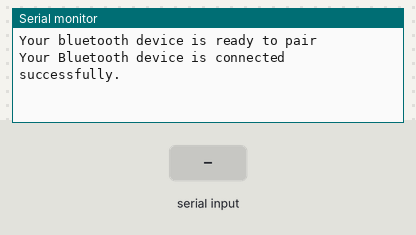
Bench run of a program on a simulated ESP32. On the bench: the last lines printed to the serial monitor. The test bench sets the inputs (shaded band). Nothing arrives over Bluetooth unless stated.

Above: at 1.2 s.
1.3 s: "1\n" received over Serial
At 2.5 s:
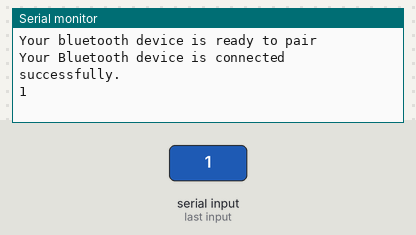
2.8 s: "0\n" received over Serial
At 3.8 s:
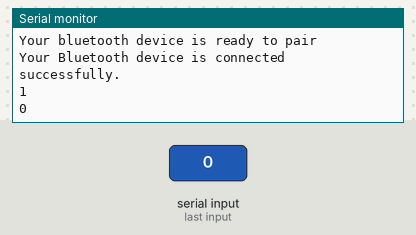

The program:

main.cpp
```cpp
#include <Arduino.h>
#include <BluetoothSerial.h>
#define pinLED 2
BluetoothSerial SerialBT;

void setup() {
  Serial.begin(9600);
  if (!SerialBT.begin("MasterLuigi", true)){
    Serial.println("Erro ao iniciar o Bluetooth no modo master"); //Se a comunicaçao bluetooth master falhar retorna essa mensagem
  }
  else{
    Serial.println("Your bluetooth device is ready to pair");
  }
  if (!SerialBT.connect("SlaveLuigi")){
    Serial.println("Erro ao se conectar ao slave");
  }
  else{
  Serial.println("Your Bluetooth device is connected successfully.");
  }
}

void loop() {

  if(Serial.available()){
    String comando = Serial.readStringUntil('\n');
    comando.trim();
    Serial.println(comando);
  }
  if(SerialBT.available()){
    String comando = Serial.readStringUntil('\n');
    comando.trim();
    Serial.println(comando);
}
}
```

Measured:
- after the input at 1.3 s, the serial monitor: prints a new line at once (image 1)
- after the input at 2.8 s, the serial monitor: prints a new line at once (image 2)
